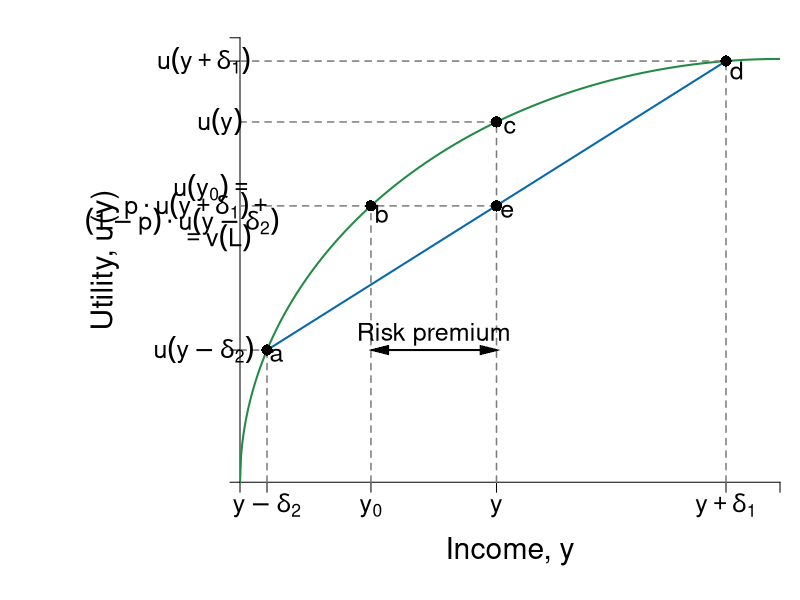

Here is the R script that generated this plot:
#Graph Designer(s): Simon Halliday, Riley Boeth '17, Scott Cohn
#Authors: Bowles and Halliday
#Title: Coordination, Conflict and Competition: A Text in Microeconomics

library(shape)
pdf(file = "risk/risk_averse_u_fair.pdf", width = 10, height = 8)

# Set parameters for graphics
axislabelsize <- 1.8
labelsize <- 1.5
namesize <- 1.8
annotatesize <- 1.5
graphlinewidth <- 2
segmentlinewidth <- 1.5

COL <- c("#7fc97f", "#beaed4", "#fdc086", "#ffff99", "#386cb0", "#f0027f", "#bf5b17", "#666666")
COLA <- c("#e0f3db", "#99d8c9","#66c2a4","#41ae76", "#238b45", "#005824")
COLB <- c("#c6dbef", "#4eb3d3", "#2b8cbe", "#0868ac","#084081")
COLC <- c("#fcfbfd", "#efedf5", "#dadaeb", "#bcbddc", "#9e9ac8", "#807dba", "#6a51a3", "#54278f", "#3f007d")
grays <- gray.colors(25, start = 1, end = 0)

#Edited the margins to cater for the larger LHS labels
par(mar =  c(5, 12, 1, 1))

#Concave utility of wealth function

ConcaveU <- function(x){
  (1600 - (x - 40)^2)^(1/2)
}

#Add limits on axes and levels of utility for each indifference curve
ylims <- c(0, 42)
xlims <- c(0, 40)

npts <- 501 
x <- seq(xlims[1], xlims[2], length.out = npts)
y <- seq(ylims[1], ylims[2], length.out = npts) 

plot(0, 0, xlim = xlims, ylim = ylims, type = "n",
     xlab = expression(paste("")),
     ylab = expression(paste("")), 
     xaxt = "n", 
     yaxt = "n", 
     cex.lab = axislabelsize, 
     bty = "n", 
     xaxs = "i" 
     #yaxs="i"
)

#x and y limits with plain axes without ticks/numbers to match previous graph

ticksy <- c(0, ConcaveU(2), ConcaveU(36), ylims[2])
ylabels <- c(NA, NA, NA, ylims[2])
ticksx <- c(0, 2, 9.7, 19, 36, xlims[2])
xlabels <- c(NA, expression(paste(y - delta[2])), expression(paste(y[0])), expression(paste(y)), expression(paste(y + delta[1])), NA)

axis(1,at = ticksx,  pos = 0, labels = xlabels, cex.axis = labelsize)
axis(2,at = ticksy,  pos = 0, labels = FALSE, las = 1, cex.axis = labelsize)

npts <- 500 
xx1 <- seq(xlims[1], xlims[2], length.out = npts)
xx2 <- seq(0, xlims[2], length.out = npts)
xx3 <- seq(xlims[1], 0, length.out = npts)
xx4 <- seq(-11, 0, length.out = npts)

#Axis labels and draw linear utility function
mtext(expression(paste("Income, y")), side = 1, line = 2.5, cex = axislabelsize)
text(-10, 0.5*ylims[2], expression(paste("Utility, u(y)")), xpd = TRUE, cex = axislabelsize, srt = 90) 

lines(xx1, ConcaveU(xx1), col = COLA[5], lwd = graphlinewidth)

#Add line from pt a to pt c

segments(2, ConcaveU(2), 36, ConcaveU(36), lty = 1, col = COLB[4] , lwd = graphlinewidth)


#Label 5 points on line

text(2.7, ConcaveU(2)-.5, expression(paste("a")), cex = labelsize)
segments(2, 0, 2, ConcaveU(2), lty = 2, col = grays[20], lwd = segmentlinewidth)
segments(0, ConcaveU(2), 2, ConcaveU(2), lty = 2, col = grays[20], lwd = segmentlinewidth)
points(2, ConcaveU(2), pch = 16, col = "black", cex = 1.5)


text(19+1, ConcaveU(19)-.5, expression(paste("c")), cex = labelsize)
segments(19, 0, 19, ConcaveU(19), lty = 2, col = grays[20], lwd = segmentlinewidth)
segments(0, ConcaveU(19), 19, ConcaveU(19), lty = 2, col = grays[20], lwd = segmentlinewidth)
points(19, ConcaveU(19), pch = 16, col = "black", cex = 1.5)

text(19.8, ConcaveU(9.7)-.5, expression(paste("e")), cex = labelsize)
segments(0, ConcaveU(9.7), 19, ConcaveU(9.7), lty = 2, col = grays[20], lwd = segmentlinewidth)
points(19, ConcaveU(9.7), pch = 16, col = "black", cex = 1.5)

text(9.7 + 0.8, ConcaveU(9.7)-.75, expression(paste("b")), cex = labelsize)
segments(9.7, 0, 9.7, ConcaveU(9.7), lty = 2, col = grays[20], lwd = segmentlinewidth)
points(9.7, ConcaveU(9.7), pch = 16, col = "black", cex = 1.5)

text(36.8, ConcaveU(36)-.9, expression(paste("d")), cex = labelsize)
segments(36, 0, 36, ConcaveU(36), lty = 2, col = grays[20], lwd = segmentlinewidth)
segments(0, ConcaveU(36), 36, ConcaveU(36), lty = 2, col = grays[20], lwd = segmentlinewidth)
points(36, ConcaveU(36), pch = 16, col = "black", cex = 1.5)


text(-2.7, ConcaveU(36), expression(paste(u(y + delta[1]))), xpd = TRUE, cex = labelsize)
text(-1.95, ConcaveU(9.7) + 1.7, expression(paste(u(y[0]) == phantom() )),  xpd = TRUE, cex = labelsize)
text(-3.1, ConcaveU(9.7), expression(paste(p%.%u(y +  delta[1]) + phantom())),  xpd = TRUE, cex = labelsize)
text(-4.3, ConcaveU(9.7) - 1.5, expression(paste((1 - p)%.%u(y - delta[2]))),  xpd = TRUE, cex = labelsize)
text(-1.8, ConcaveU(9.7) - 3, expression(paste(phantom() == v(L))),  xpd = TRUE, cex = labelsize)
text(-2.7, ConcaveU(2), expression(paste(u(y - delta[2]))),  xpd = TRUE,  cex = labelsize)
text(-1.5, ConcaveU(19), expression(paste(u(y))),  xpd = TRUE,  cex = labelsize)

#Add risk premium distance arrow and label

Arrows(10.3, ConcaveU(2), 19 - 0.5, ConcaveU(2), col = "black", lty = 1, lwd = 2, code = 3, arr.type = "triangle", arr.lwd = 0.5)
text((19 + 9.7)/2, ConcaveU(2) + 1.5, expression(paste("Risk premium")),  xpd = TRUE,  cex = labelsize)


dev.off()